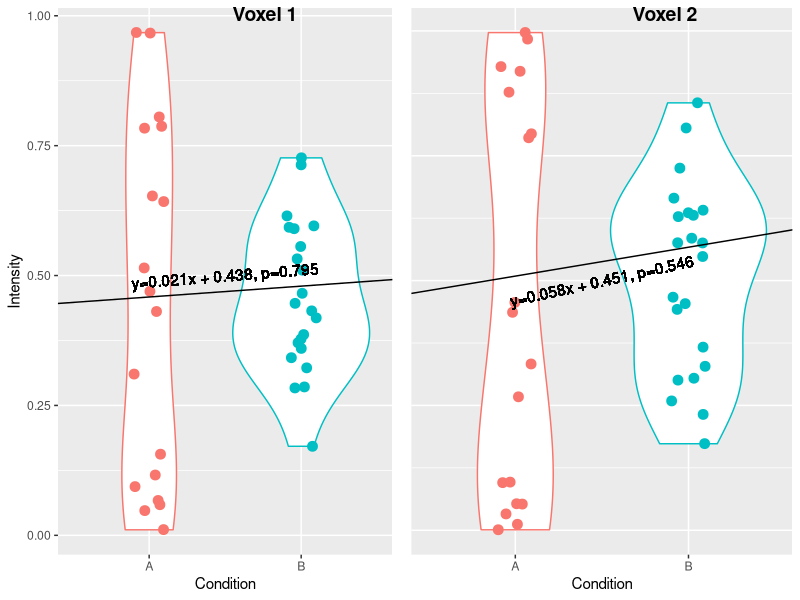
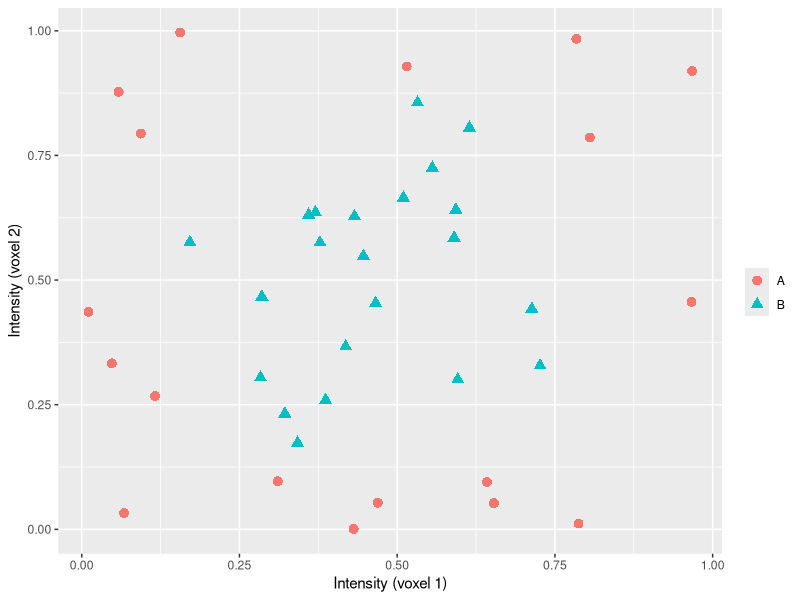

Recreate these plots in R, in order. (Note: this script raises an error after producing the figures.)
library(ggplot2)
## library(cowplot)
library(e1071) # svm classifier

set.seed(111)
N <- 40
CONDITIONS <- c("A", "B")

## uniformly sample N points within (0,1)x(0,1)
data <- data.frame(replicate(2, runif(N)))
colnames(data) <- c("voxel_1", "voxel_2")

## divide space into 2 condition regions according to some boundary relation
label <- function(p) {
    ## showcase nonlinear capabilities: circle of area .5 centered at (.5, .5)
    diameter <- .5 / pi
    if ((p["voxel_1"] - .5)**2 > diameter - (p["voxel_2"] - .5)**2) {
        CONDITIONS[1]
    } else {
        CONDITIONS[2]
    }
}
data <- cbind(data, cond = apply(data, 1, label)) # label each point
## reorder according to label, for visual convenience
data <- data[with(data, order(cond)), ]

## plot single-voxel models
lm_plot <- function(data, xname, yname, remove_ytext = FALSE) {
    model <- summary(lm(paste0(yname, "~", xname),
                         data))
    beta1 <- model$coefficients[paste0(xname, "B"), "Estimate"]
    beta0 <- model$coefficients["(Intercept)", "Estimate"]
    p <- model$coefficients[paste0(xname, "B"), "Pr(>|t|)"]
    plot <- ggplot(data, aes(x = data[, xname],
                             y = data[, yname],
                             color = data[, xname])) +
        labs(x = "Condition", y = "Intensity") +
        geom_violin() +
        geom_jitter(width = .1, size = 3) +
        geom_abline(slope = beta1,
                    intercept = beta0) +
        geom_text(color = "black",
                  angle = atan(beta1) * (180 / pi) * 3.75,
                  aes(x = 1.5,
                      y = .5,
                      label = paste0("y=",
                                     round(beta1, 3),
                                     "x + ",
                                     round(beta0, 3),
                                     ", p=",
                                     round(p, 3)))) +
        theme(legend.position="none")
    if (remove_ytext) {
        plot <- plot + theme(axis.title.y = element_blank(),
                     axis.text.y = element_blank(),
                     axis.ticks.y = element_blank())
    }
    shapiro.test(data[data$cond == CONDITIONS[1], as.character(yname)])
    shapiro.test(data[data$cond == CONDITIONS[2],  as.character(yname)])
    plot
}

svg("./lm-vs-multivariate-1.svg")
cowplot::plot_grid(lm_plot(data, xname = "cond", yname = "voxel_1"), # no effect, p = .795
                   lm_plot(data, xname = "cond", yname = "voxel_2", TRUE), # no effect, p = .546
                   labels = c("Voxel 1", "Voxel 2"),
                   label_x = .5)
dev.off()

## summary(lm(formula = cond ~ voxel_1:voxel_2, data = data)) # no interaction

svg("./lm-vs-multivariate-2.svg")
ggplot(data, aes(x = voxel_1, y = voxel_2, color = cond, shape = cond)) +
    geom_point(size = 3) +
    labs(x = "Intensity (voxel 1)",
         y = "Intensity (voxel 2)",
         color = "Condition") +
    scale_color_discrete("") +
    scale_shape_manual("", values = c(16, 17))
dev.off()

indices <- sample(1:nrow(data), N/2)
model3 <- svm(cond ~ voxel_2 + voxel_1,
              data = data[indices, ],
              kernel = "radial",
              cost = 1000,
              gamma = 0.01)
predict(model3, data[-indices, ])
svg("./lm-vs-multivariate-3.svg")
plot(model3, data)
dev.off()
